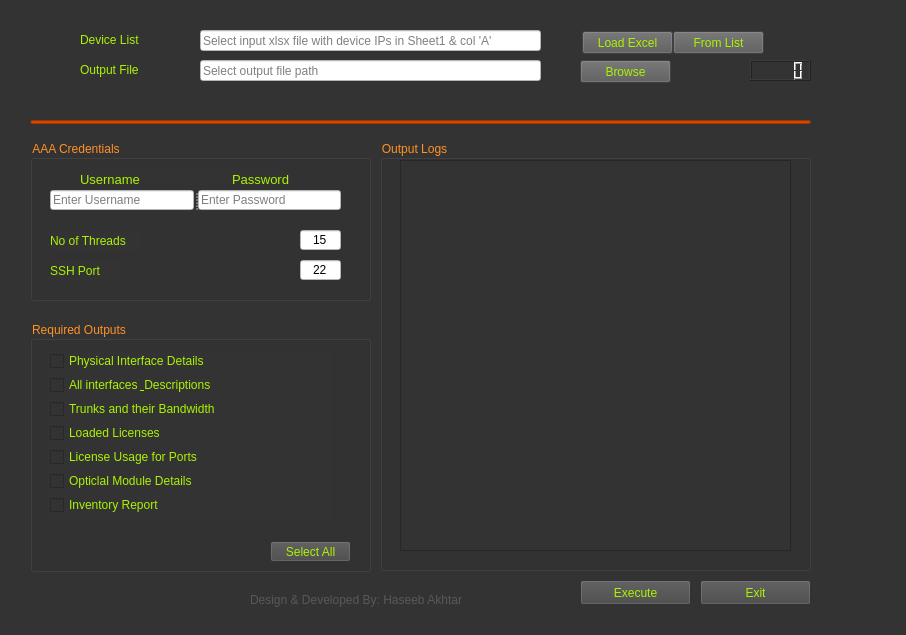
<?xml version="1.0" encoding="UTF-8"?>
<ui version="4.0">
 <class>main_window</class>
 <widget class="QMainWindow" name="main_window">
  <property name="geometry">
   <rect>
    <x>0</x>
    <y>0</y>
    <width>906</width>
    <height>635</height>
   </rect>
  </property>
  <property name="sizePolicy">
   <sizepolicy hsizetype="Fixed" vsizetype="Preferred">
    <horstretch>0</horstretch>
    <verstretch>0</verstretch>
   </sizepolicy>
  </property>
  <property name="font">
   <font>
    <family>Arial</family>
    <pointsize>10</pointsize>
    <italic>false</italic>
    <bold>false</bold>
    <underline>true</underline>
   </font>
  </property>
  <property name="contextMenuPolicy">
   <enum>Qt::NoContextMenu</enum>
  </property>
  <property name="windowTitle">
   <string>RIDE 1.4</string>
  </property>
  <property name="windowOpacity">
   <double>7.000000000000000</double>
  </property>
  <property name="toolTip">
   <string/>
  </property>
  <property name="toolTipDuration">
   <number>1</number>
  </property>
  <property name="layoutDirection">
   <enum>Qt::LeftToRight</enum>
  </property>
  <property name="styleSheet">
   <string notr="true">background-color: rgb(51, 51, 51);
font: 10pt &quot;Arial&quot;;
color: rgb(171, 243, 2);</string>
  </property>
  <property name="inputMethodHints">
   <set>Qt::ImhPreferNumbers</set>
  </property>
  <widget class="QWidget" name="centralwidget">
   <widget class="QWidget" name="widget" native="true">
    <property name="geometry">
     <rect>
      <x>30</x>
      <y>20</y>
      <width>831</width>
      <height>71</height>
     </rect>
    </property>
    <widget class="QLabel" name="l_device_list">
     <property name="geometry">
      <rect>
       <x>50</x>
       <y>10</y>
       <width>81</width>
       <height>20</height>
      </rect>
     </property>
     <property name="toolTip">
      <string/>
     </property>
     <property name="toolTipDuration">
      <number>1</number>
     </property>
     <property name="text">
      <string>Device List</string>
     </property>
    </widget>
    <widget class="QLabel" name="l_output_file">
     <property name="geometry">
      <rect>
       <x>50</x>
       <y>40</y>
       <width>81</width>
       <height>20</height>
      </rect>
     </property>
     <property name="toolTip">
      <string/>
     </property>
     <property name="toolTipDuration">
      <number>1</number>
     </property>
     <property name="text">
      <string>Output File</string>
     </property>
    </widget>
    <widget class="QLineEdit" name="le_device_list">
     <property name="geometry">
      <rect>
       <x>170</x>
       <y>10</y>
       <width>341</width>
       <height>21</height>
      </rect>
     </property>
     <property name="styleSheet">
      <string notr="true">background-color: rgb(255, 255, 255);
border-color: rgb(168, 255, 6);
color: rgb(0, 0, 0);</string>
     </property>
     <property name="text">
      <string/>
     </property>
     <property name="placeholderText">
      <string>Select input xlsx file with device IPs in Sheet1 &amp; col 'A'</string>
     </property>
    </widget>
    <widget class="QLineEdit" name="le_output_file">
     <property name="geometry">
      <rect>
       <x>170</x>
       <y>40</y>
       <width>341</width>
       <height>21</height>
      </rect>
     </property>
     <property name="styleSheet">
      <string notr="true">background-color: rgb(255, 255, 255);
border-color: rgb(168, 255, 6);
color: rgb(0, 0, 0);</string>
     </property>
     <property name="text">
      <string/>
     </property>
     <property name="placeholderText">
      <string>Select output file path</string>
     </property>
    </widget>
    <widget class="QPushButton" name="b_device_list_open">
     <property name="geometry">
      <rect>
       <x>552</x>
       <y>11</y>
       <width>91</width>
       <height>23</height>
      </rect>
     </property>
     <property name="styleSheet">
      <string notr="true">background-color: rgb(89, 89, 89);
color: rgb(171, 243, 2);</string>
     </property>
     <property name="text">
      <string notr="true">Load Excel</string>
     </property>
    </widget>
    <widget class="QPushButton" name="b_outputfile_open">
     <property name="geometry">
      <rect>
       <x>550</x>
       <y>40</y>
       <width>91</width>
       <height>23</height>
      </rect>
     </property>
     <property name="styleSheet">
      <string notr="true">background-color: rgb(89, 89, 89);
color: rgb(171, 243, 2);</string>
     </property>
     <property name="text">
      <string>Browse</string>
     </property>
    </widget>
    <widget class="QLCDNumber" name="lcd_total_devices">
     <property name="geometry">
      <rect>
       <x>720</x>
       <y>40</y>
       <width>61</width>
       <height>21</height>
      </rect>
     </property>
    </widget>
    <widget class="QPushButton" name="b_from_list">
     <property name="geometry">
      <rect>
       <x>643</x>
       <y>11</y>
       <width>91</width>
       <height>23</height>
      </rect>
     </property>
     <property name="styleSheet">
      <string notr="true">background-color: rgb(89, 89, 89);
color: rgb(171, 243, 2);</string>
     </property>
     <property name="text">
      <string>From List</string>
     </property>
    </widget>
   </widget>
   <widget class="QWidget" name="widget_2" native="true">
    <property name="geometry">
     <rect>
      <x>30</x>
      <y>100</y>
      <width>781</width>
      <height>530</height>
     </rect>
    </property>
    <widget class="QGroupBox" name="gb_required_outputs">
     <property name="geometry">
      <rect>
       <x>0</x>
       <y>221</y>
       <width>341</width>
       <height>251</height>
      </rect>
     </property>
     <property name="styleSheet">
      <string notr="true">color: rgb(255, 146, 37);</string>
     </property>
     <property name="title">
      <string>Required Outputs</string>
     </property>
     <widget class="QPushButton" name="b_select_all">
      <property name="geometry">
       <rect>
        <x>240</x>
        <y>220</y>
        <width>81</width>
        <height>21</height>
       </rect>
      </property>
      <property name="styleSheet">
       <string notr="true">background-color: rgb(70, 70, 70);color:rgb(171, 243, 2);
font: 8pt &quot;Calibri&quot;;</string>
      </property>
      <property name="text">
       <string>Select All</string>
      </property>
     </widget>
     <widget class="QWidget" name="layoutWidget">
      <property name="geometry">
       <rect>
        <x>20</x>
        <y>30</y>
        <width>281</width>
        <height>171</height>
       </rect>
      </property>
      <layout class="QVBoxLayout" name="verticalLayout_4">
       <property name="spacing">
        <number>4</number>
       </property>
       <item>
        <widget class="QCheckBox" name="cb_physical_inteface">
         <property name="styleSheet">
          <string notr="true">color: rgb(171, 243, 2);</string>
         </property>
         <property name="text">
          <string>Physical Interface Details</string>
         </property>
        </widget>
       </item>
       <item>
        <widget class="QCheckBox" name="cb_interface_decription">
         <property name="styleSheet">
          <string notr="true">color: rgb(171, 243, 2);</string>
         </property>
         <property name="text">
          <string>All interfaces &amp; Descriptions</string>
         </property>
        </widget>
       </item>
       <item>
        <widget class="QCheckBox" name="cb_trunks">
         <property name="styleSheet">
          <string notr="true">color: rgb(171, 243, 2);</string>
         </property>
         <property name="text">
          <string>Trunks and their Bandwidth</string>
         </property>
        </widget>
       </item>
       <item>
        <widget class="QCheckBox" name="cb_licenses">
         <property name="styleSheet">
          <string notr="true">color: rgb(171, 243, 2);</string>
         </property>
         <property name="text">
          <string>Loaded Licenses</string>
         </property>
         <property name="checked">
          <bool>false</bool>
         </property>
        </widget>
       </item>
       <item>
        <widget class="QCheckBox" name="cb_port_lic_utilization">
         <property name="styleSheet">
          <string notr="true">color: rgb(171, 243, 2);</string>
         </property>
         <property name="text">
          <string>License Usage for Ports</string>
         </property>
         <property name="checked">
          <bool>false</bool>
         </property>
        </widget>
       </item>
       <item>
        <widget class="QCheckBox" name="cb_optical_modules">
         <property name="styleSheet">
          <string notr="true">color: rgb(171, 243, 2);</string>
         </property>
         <property name="text">
          <string>Opticlal Module Details</string>
         </property>
         <property name="checked">
          <bool>false</bool>
         </property>
        </widget>
       </item>
       <item>
        <widget class="QCheckBox" name="cb_lpu_cards">
         <property name="mouseTracking">
          <bool>false</bool>
         </property>
         <property name="accessibleDescription">
          <string notr="true"/>
         </property>
         <property name="styleSheet">
          <string notr="true">color: rgb(171, 243, 2);</string>
         </property>
         <property name="text">
          <string>Inventory Report</string>
         </property>
         <property name="checked">
          <bool>false</bool>
         </property>
        </widget>
       </item>
      </layout>
     </widget>
    </widget>
    <widget class="QGroupBox" name="gb_aaa_credentials">
     <property name="geometry">
      <rect>
       <x>0</x>
       <y>40</y>
       <width>341</width>
       <height>161</height>
      </rect>
     </property>
     <property name="styleSheet">
      <string notr="true">color: rgb(255, 146, 37);</string>
     </property>
     <property name="title">
      <string>AAA Credentials</string>
     </property>
     <widget class="QSplitter" name="splitter">
      <property name="geometry">
       <rect>
        <x>20</x>
        <y>50</y>
        <width>291</width>
        <height>20</height>
       </rect>
      </property>
      <property name="orientation">
       <enum>Qt::Horizontal</enum>
      </property>
      <widget class="QLineEdit" name="le_username">
       <property name="toolTip">
        <string/>
       </property>
       <property name="styleSheet">
        <string notr="true">background-color: rgb(255, 255, 255);
color: rgb(0, 0, 0);</string>
       </property>
       <property name="text">
        <string/>
       </property>
       <property name="placeholderText">
        <string>Enter Username</string>
       </property>
      </widget>
      <widget class="QLineEdit" name="le_password">
       <property name="styleSheet">
        <string notr="true">background-color: rgb(255, 255, 255);
border-color: rgb(168, 255, 6);
color: rgb(0, 0, 0);</string>
       </property>
       <property name="text">
        <string/>
       </property>
       <property name="echoMode">
        <enum>QLineEdit::Password</enum>
       </property>
       <property name="placeholderText">
        <string>Enter Password</string>
       </property>
      </widget>
     </widget>
     <widget class="QWidget" name="layoutWidget">
      <property name="geometry">
       <rect>
        <x>50</x>
        <y>30</y>
        <width>210</width>
        <height>19</height>
       </rect>
      </property>
      <layout class="QHBoxLayout" name="horizontalLayout">
       <item>
        <widget class="QLabel" name="l_username">
         <property name="font">
          <font>
           <family>Arial</family>
           <pointsize>10</pointsize>
           <italic>false</italic>
           <bold>false</bold>
          </font>
         </property>
         <property name="toolTip">
          <string/>
         </property>
         <property name="toolTipDuration">
          <number>1</number>
         </property>
         <property name="styleSheet">
          <string notr="true">color: rgb(171, 243, 2);</string>
         </property>
         <property name="text">
          <string>Username</string>
         </property>
        </widget>
       </item>
       <item>
        <spacer name="spcr_l_username_R">
         <property name="orientation">
          <enum>Qt::Horizontal</enum>
         </property>
         <property name="sizeHint" stdset="0">
          <size>
           <width>78</width>
           <height>17</height>
          </size>
         </property>
        </spacer>
       </item>
       <item>
        <widget class="QLabel" name="l_password">
         <property name="font">
          <font>
           <family>Arial</family>
           <pointsize>10</pointsize>
           <italic>false</italic>
           <bold>false</bold>
          </font>
         </property>
         <property name="toolTip">
          <string/>
         </property>
         <property name="toolTipDuration">
          <number>1</number>
         </property>
         <property name="styleSheet">
          <string notr="true">color: rgb(171, 243, 2);</string>
         </property>
         <property name="text">
          <string>Password</string>
         </property>
        </widget>
       </item>
      </layout>
     </widget>
     <widget class="QLineEdit" name="le_thread_count">
      <property name="geometry">
       <rect>
        <x>270</x>
        <y>90</y>
        <width>41</width>
        <height>20</height>
       </rect>
      </property>
      <property name="toolTip">
       <string>No of devices processed simultaneously </string>
      </property>
      <property name="layoutDirection">
       <enum>Qt::LeftToRight</enum>
      </property>
      <property name="styleSheet">
       <string notr="true">background-color: rgb(255, 255, 255);
border-color: rgb(168, 255, 6);
color: rgb(0, 0, 0);</string>
      </property>
      <property name="inputMethodHints">
       <set>Qt::ImhPreferNumbers</set>
      </property>
      <property name="text">
       <string>15</string>
      </property>
      <property name="alignment">
       <set>Qt::AlignCenter</set>
      </property>
     </widget>
     <widget class="QLineEdit" name="le_thread_count_2">
      <property name="geometry">
       <rect>
        <x>270</x>
        <y>120</y>
        <width>41</width>
        <height>20</height>
       </rect>
      </property>
      <property name="toolTip">
       <string>No of devices processed simultaneously </string>
      </property>
      <property name="layoutDirection">
       <enum>Qt::LeftToRight</enum>
      </property>
      <property name="styleSheet">
       <string notr="true">background-color: rgb(255, 255, 255);
border-color: rgb(168, 255, 6);
color: rgb(0, 0, 0);</string>
      </property>
      <property name="inputMethodHints">
       <set>Qt::ImhPreferNumbers</set>
      </property>
      <property name="text">
       <string>22</string>
      </property>
      <property name="alignment">
       <set>Qt::AlignCenter</set>
      </property>
     </widget>
     <widget class="QLabel" name="l_total_devices_2">
      <property name="geometry">
       <rect>
        <x>20</x>
        <y>90</y>
        <width>91</width>
        <height>21</height>
       </rect>
      </property>
      <property name="toolTip">
       <string>No of devices processed simultaneously </string>
      </property>
      <property name="toolTipDuration">
       <number>1</number>
      </property>
      <property name="styleSheet">
       <string notr="true">color: rgb(171, 243, 2);</string>
      </property>
      <property name="text">
       <string>No of Threads</string>
      </property>
     </widget>
     <widget class="QLabel" name="l_ssh_port">
      <property name="geometry">
       <rect>
        <x>20</x>
        <y>120</y>
        <width>71</width>
        <height>21</height>
       </rect>
      </property>
      <property name="toolTip">
       <string>No of devices processed simultaneously </string>
      </property>
      <property name="toolTipDuration">
       <number>1</number>
      </property>
      <property name="styleSheet">
       <string notr="true">color: rgb(171, 243, 2);</string>
      </property>
      <property name="text">
       <string>SSH Port</string>
      </property>
     </widget>
    </widget>
    <widget class="QPushButton" name="b_exit">
     <property name="geometry">
      <rect>
       <x>670</x>
       <y>480</y>
       <width>111</width>
       <height>25</height>
      </rect>
     </property>
     <property name="styleSheet">
      <string notr="true">background-color: rgb(70, 70, 70);color:rgb(171, 243, 2)</string>
     </property>
     <property name="text">
      <string>Exit</string>
     </property>
    </widget>
    <widget class="QLabel" name="label">
     <property name="geometry">
      <rect>
       <x>220</x>
       <y>490</y>
       <width>281</width>
       <height>20</height>
      </rect>
     </property>
     <property name="styleSheet">
      <string notr="true">font: 8pt &quot;SAPGUI-Belize-Icons&quot;;
color: rgb(88, 88, 88);
</string>
     </property>
     <property name="text">
      <string>Design &amp; Developed By: Haseeb Akhtar</string>
     </property>
    </widget>
    <widget class="QPushButton" name="b_extract">
     <property name="geometry">
      <rect>
       <x>550</x>
       <y>480</y>
       <width>111</width>
       <height>25</height>
      </rect>
     </property>
     <property name="styleSheet">
      <string notr="true">background-color: rgb(70, 70, 70);color:rgb(171, 243, 2)</string>
     </property>
     <property name="text">
      <string>Execute</string>
     </property>
    </widget>
    <widget class="QGroupBox" name="groupBox">
     <property name="geometry">
      <rect>
       <x>350</x>
       <y>40</y>
       <width>431</width>
       <height>431</height>
      </rect>
     </property>
     <property name="styleSheet">
      <string notr="true">color: rgb(255, 146, 37);</string>
     </property>
     <property name="title">
      <string>Output Logs</string>
     </property>
     <widget class="QPlainTextEdit" name="te_output_panel">
      <property name="geometry">
       <rect>
        <x>20</x>
        <y>20</y>
        <width>391</width>
        <height>391</height>
       </rect>
      </property>
      <property name="font">
       <font>
        <family>Arial</family>
        <pointsize>10</pointsize>
        <italic>false</italic>
        <bold>false</bold>
       </font>
      </property>
      <property name="styleSheet">
       <string notr="true">color: rgb(171, 243, 2);</string>
      </property>
     </widget>
    </widget>
    <widget class="QProgressBar" name="progressBar">
     <property name="geometry">
      <rect>
       <x>0</x>
       <y>20</y>
       <width>781</width>
       <height>4</height>
      </rect>
     </property>
     <property name="sizePolicy">
      <sizepolicy hsizetype="Fixed" vsizetype="Fixed">
       <horstretch>0</horstretch>
       <verstretch>0</verstretch>
      </sizepolicy>
     </property>
     <property name="styleSheet">
      <string notr="true">background-color: rgb(193, 129, 0);
background-color: rgb(221, 74, 0);</string>
     </property>
     <property name="value">
      <number>0</number>
     </property>
     <property name="textVisible">
      <bool>false</bool>
     </property>
    </widget>
   </widget>
  </widget>
  <widget class="QStatusBar" name="statusbar"/>
 </widget>
 <resources/>
 <connections/>
</ui>
